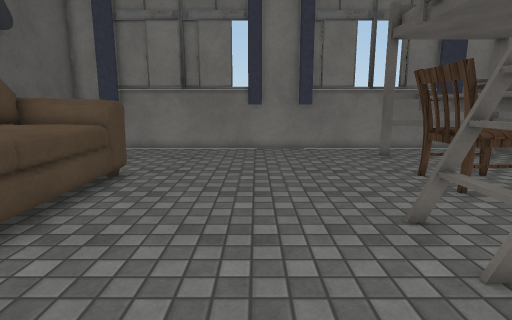
View 1 (above)

16 first-person views from a walk through a Unity game level. The camera is 1.3 m above the floor, tilts 10° down and sees 80° across. The floor is counted in squares, 0.5 m on a side. Each view is taken from the middle of a square. On the plan, view 1 faces up. The plan holds only what a view shows up to about 20 squares ahead; the rest is blank. The player character is not drawn. Some surface patterns are stand-ins.

View 2
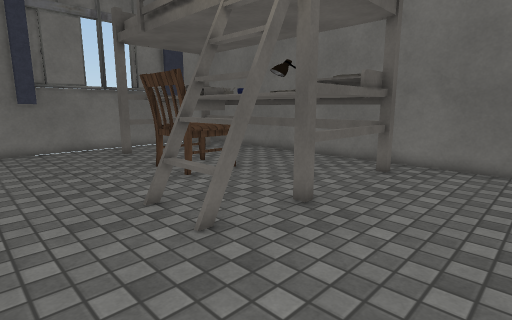

View 3
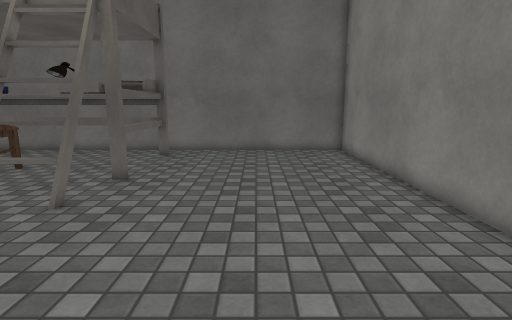

View 4
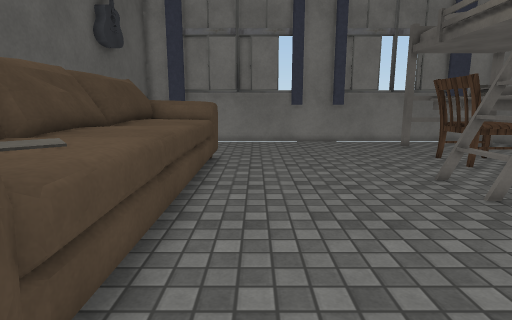

View 5
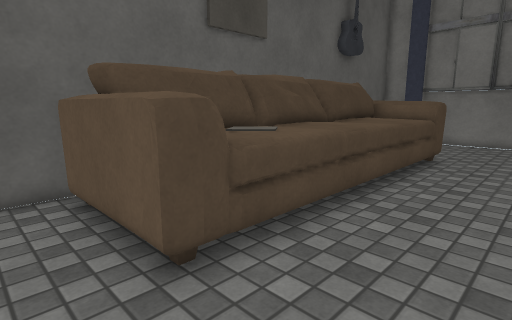

View 6
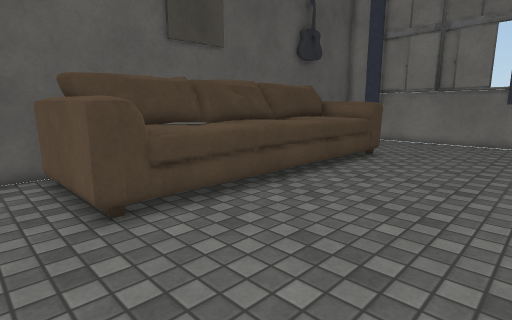

View 7
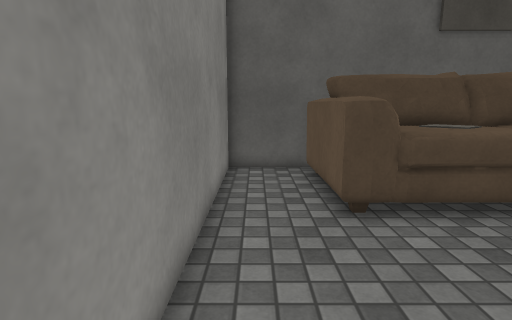

View 8
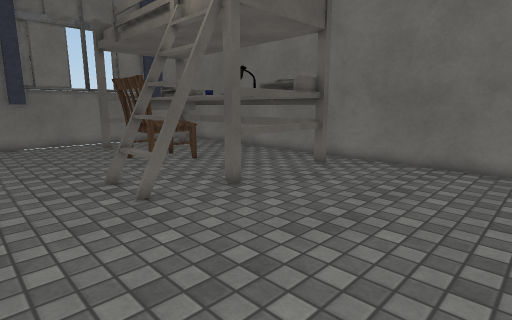

View 9
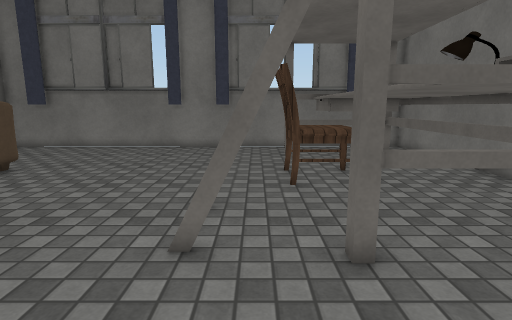

View 10
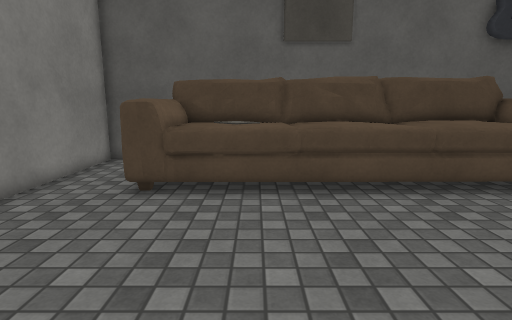

View 11
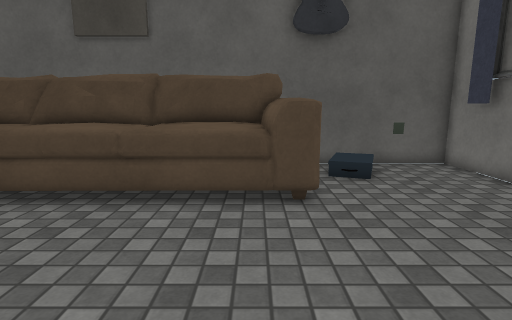

View 12
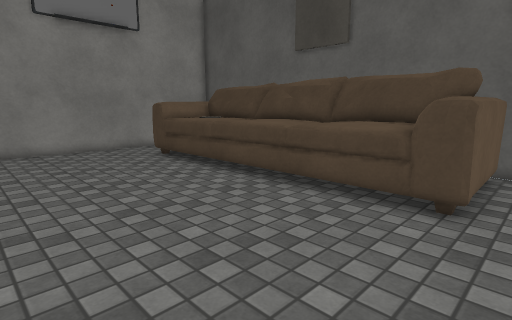

View 13
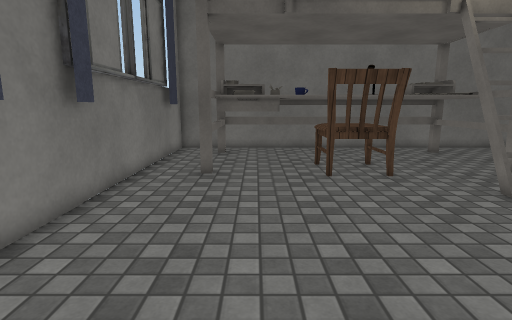

View 14
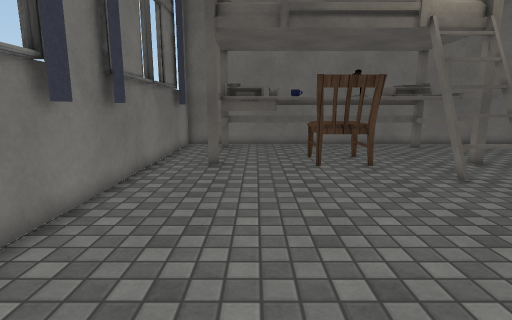

View 15
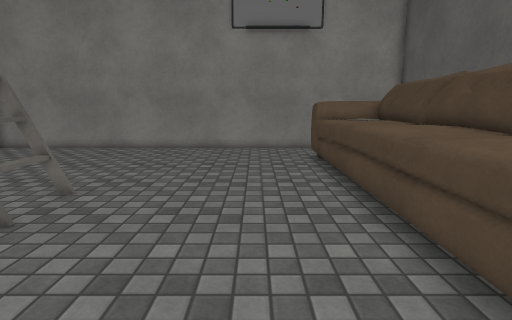

View 16
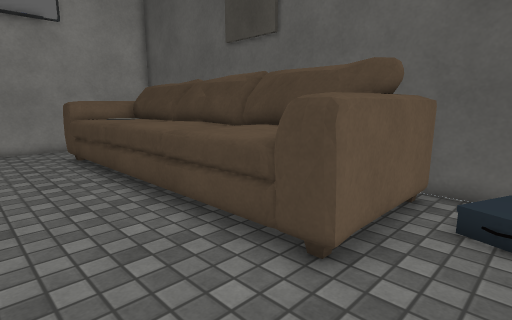

### Floor plan
Key: @ floor where view 1 was taken; # wall or solid block; x gap in a wall; . floor; C chair; N notebook; O other object.
Columns run from 11 left of view 1 to 14 right of it. Each row starts with its distance up from view 1.
 19 ##########################
 18 #........................#
 17 #........................#
 16 #.................xOOOO###
 15 #..................OO  O #
 14 #  O...............O   O.#
 13 #..................OOO O.#
 12 #OOOOOO............OO OO.#
 11 #OOOOOO..........CCCO OO.#
 10 # OOOOO..........CCC  O .#
  9   OOOOO..........CCCO OO.#
  8   OOOOO............OOOOO.#
  7   OOOOO........OO..OO  O.#
  6   OOOOO........OO..OO   .#
  5   OOOOO........OO..O    .#
  4   OOOOO........OO.xOOO O.#
  3   OOOOO..................#
  2   OOOOO..................#
  1   OONNO..................#
  0   OONNO....@.............#
 -1   OOOOO..................#
 -2 # OOOOO..................#
 -3 #OOOOOO..................#
 -4 #........................#
 -5 #........................#
 -6 ##########################

Positions as (right, up) in squares from view 1, and headings:
1: (0, 0), facing up
2: (0, -1), facing up-right
3: (-4, -1), facing right
4: (-3, -4), facing up
5: (-1, -5), facing up-left
6: (2, -5), facing up-left
7: (2, -5), facing left
8: (0, -4), facing up-right
9: (5, -1), facing up
10: (4, 1), facing left
11: (3, 10), facing left
12: (3, 13), facing down-left
13: (-5, 14), facing right
14: (-7, 14), facing right
15: (-2, 13), facing down
16: (-1, 14), facing down-left
